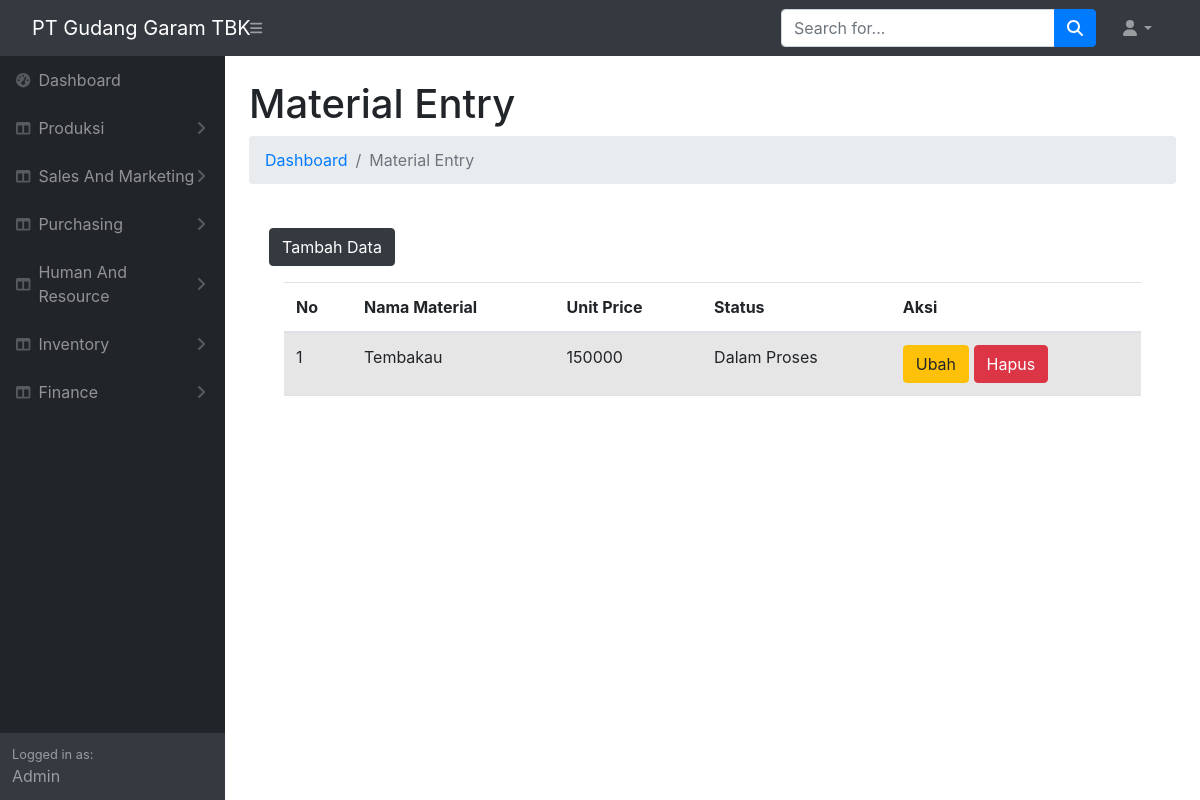
The page /produksi/material.php on the database its author committed.
### tables this page shows
CREATE TABLE `material` (
  `id_material` int(11) NOT NULL,
  `material_name` varchar(25) NOT NULL,
  `unit_price` int(11) NOT NULL,
  `status` varchar(25) NOT NULL
);

### produksi/material.php (the view, shortened to what this page needs)
<!DOCTYPE html>
<html lang="en">
    <head>
        <link rel="stylesheet" type="text/css" media="screen" href="https://cdn.datatables.net/1.13.1/css/jquery.dataTables.min.css">
    <link rel="stylesheet" type="text/css" media="screen" href="https://cdnjs.cloudflare.com/ajax/libs/twitter-bootstrap/5.2.0/css/bootstrap.min.css">
    <link rel="stylesheet" type="text/css" media="screen" href="https://cdn.datatables.net/1.13.1/css/dataTables.bootstrap5.min.css">
        <link href="https://cdn.jsdelivr.net/npm/simple-datatables@7.1.2/dist/style.min.css" rel="stylesheet" />
        <link href="css/styles.css" rel="stylesheet" />
    </head>
    <body class="sb-nav-fixed">
        <nav class="sb-topnav navbar navbar-expand navbar-dark bg-dark">
            <a class="navbar-brand ps-3" href="index.html">PT Gudang Garam TBK</a>
            <button class="btn btn-link btn-sm order-1 order-lg-0 me-4 me-lg-0" id="sidebarToggle" href="#!"><i class="fas fa-bars"></i></button>
            <form class="d-none d-md-inline-block form-inline ms-auto me-0 me-md-3 my-2 my-md-0">
                <div class="input-group">
                    <input class="form-control" type="text" placeholder="Search for..." aria-label="Search for..." aria-describedby="btnNavbarSearch" />
                    <button class="btn btn-primary" id="btnNavbarSearch" type="button"><i class="fas fa-search"></i></button>
                </div>
            </form>
            <ul class="navbar-nav ms-auto ms-md-0 me-3 me-lg-4">
                <li class="nav-item dropdown">
                    <a class="nav-link dropdown-toggle" id="navbarDropdown" href="#" role="button" data-bs-toggle="dropdown" aria-expanded="false"><i class="fas fa-user fa-fw"></i></a>
                </li>
            </ul>
        </nav>
        <div id="layoutSidenav">
            <div id="layoutSidenav_nav">
                <nav class="sb-sidenav accordion sb-sidenav-dark" id="sidenavAccordion">
                    <div class="sb-sidenav-menu">
                        <div class="nav">
                        <a class="nav-link" href="index.php">
                                <div class="sb-nav-link-icon"><i class="fas fa-tachometer-alt"></i></div>
                                Dashboard
                            </a>
                            <a class="nav-link collapsed" href="#" data-bs-toggle="collapse" data-bs-target="#collapseLayouts" aria-expanded="false" aria-controls="collapseLayouts">
                                <div class="sb-nav-link-icon"><i class="fas fa-columns"></i></div>
                                Produksi
                                <div class="sb-sidenav-collapse-arrow"><i class="fas fa-angle-down"></i></div>
                            </a>
                            <a class="nav-link collapsed" href="#" data-bs-toggle="collapse" data-bs-target="#collapseLayouts" aria-expanded="false" aria-controls="collapseLayouts">
                                <div class="sb-nav-link-icon"><i class="fas fa-columns"></i></div>
                                Sales And Marketing
                                <div class="sb-sidenav-collapse-arrow"><i class="fas fa-angle-down"></i></div>
                            </a>
                        <a class="nav-link collapsed" href="#" data-bs-toggle="collapse" data-bs-target="#collapseLayouts" aria-expanded="false" aria-controls="collapseLayouts">
                            <div class="sb-nav-link-icon"><i class="fas fa-columns"></i></div>
                            Purchasing
                            <div class="sb-sidenav-collapse-arrow"><i class="fas fa-angle-down"></i></div>
                        </a>
                        <a class="nav-link collapsed" href="#" data-bs-toggle="collapse" data-bs-target="#collapseLayouts" aria-expanded="false" aria-controls="collapseLayouts">
                        <div class="sb-nav-link-icon"><i class="fas fa-columns"></i></div>
                            Human And Resource
                            <div class="sb-sidenav-collapse-arrow"><i class="fas fa-angle-down"></i></div>
                            </a>
                        <a class="nav-link collapsed" href="#" data-bs-toggle="collapse" data-bs-target="#collapseLayouts" aria-expanded="false" aria-controls="collapseLayouts">
                            <div class="sb-nav-link-icon"><i class="fas fa-columns"></i></div>
                                Inventory
                                <div class="sb-sidenav-collapse-arrow"><i class="fas fa-angle-down"></i></div>
                                </a>
                        <a class="nav-link collapsed" href="#" data-bs-toggle="collapse" data-bs-target="#collapseLayouts" aria-expanded="false" aria-controls="collapseLayouts">
                            <div class="sb-nav-link-icon"><i class="fas fa-columns"></i></div>
                            Finance
                            <div class="sb-sidenav-collapse-arrow"><i class="fas fa-angle-down"></i></div>
                        </a>
                        <!DOCTYPE html>
                        <html lang="en">
                        <head>
                            <link href="https://stackpath.bootstrapcdn.com/bootstrap/4.5.2/css/bootstrap.min.css" rel="stylesheet">
                        </head>
                        <body>
                        </body>
                        </html>
                        </div>
                    </div>
                    <div class="sb-sidenav-footer">
                        <div class="small">Logged in as:</div>
                        Admin
                    </div>
                </nav>
            </div>
            <div id="layoutSidenav_content">
            <main>
                    <div class="container-fluid px-4">
                        <h1 class="mt-4">Material Entry</h1>
                        <ol class="breadcrumb mb-4">
                            <li class="breadcrumb-item"><a href="index.html">Dashboard</a></li>
                            <li class="breadcrumb-item active">Material Entry</li>
                        </ol>
            <div class="card-body">
                <button type="button" class="btn btn-dark mb-3" data-bs-toggle="modal" data-bs-target="#modaldaftar">
                    Tambah Data
                </button>
                <div class="container">
    <table id="export" class="table table-striped" style="width:100%">
        <thead>
            <tr>
                <th>No</th>
                <th>Nama Material</th>
                <th>Unit Price</th>
                <th>Status</th>
                <th>Aksi</th>
            </tr>
        </thead>
        <tbody>
            <?php
            include "koneksi/koneksi.php";
            $no = 1;
            $tampil = mysqli_query($koneksi, "SELECT * FROM material ORDER BY id_material DESC");
            while ($data = mysqli_fetch_array($tampil)) {
                echo "<tr>
                <td>".$no."</td>
                <td>".$data['material_name']."</td>
                <td>".$data['unit_price']."</td>
                <td>".$data['status']."</td>
                <td>
                    <a href='#' class='btn btn-warning' data-bs-toggle='modal' data-bs-target='#modalubah".$no."'>Ubah</a>
                    <a href='#' class='btn btn-danger' data-bs-toggle='modal' data-bs-target='#modalhapus".$no."'>Hapus</a>
                </td>
                </tr>";
                $no++;
            }
            ?>
        </tbody>
    </table>
</div>
            </div>
        </div>
    </div>
  </body>
</html>

### rows shown on the page
material: material_name "Tembakau", unit_price "150000", status "Dalam Proses"
